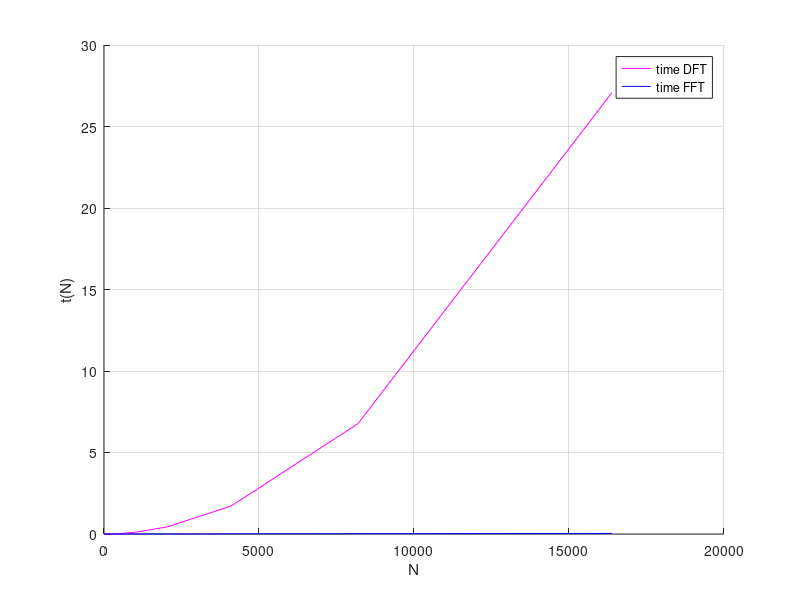
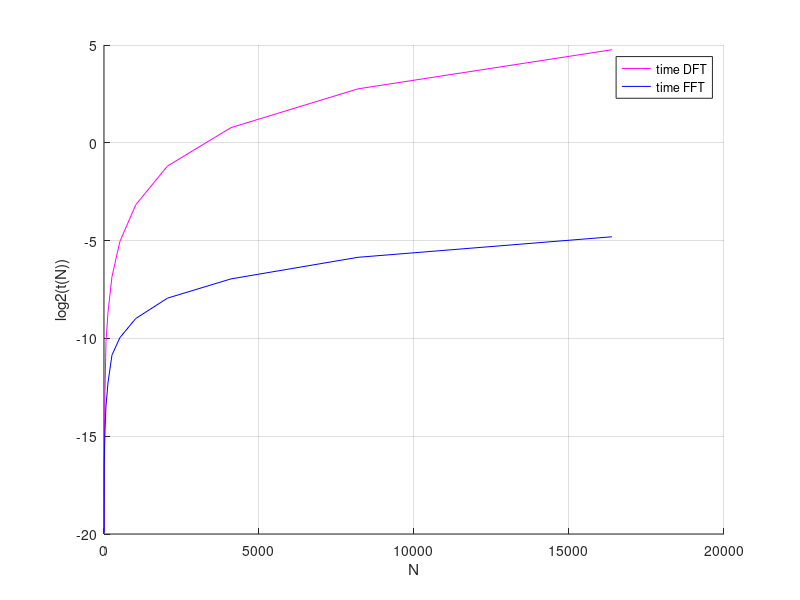
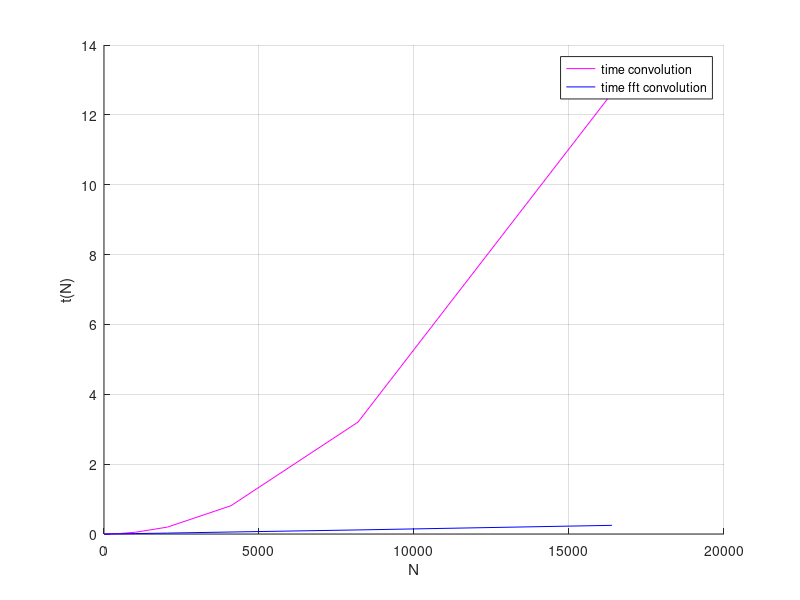
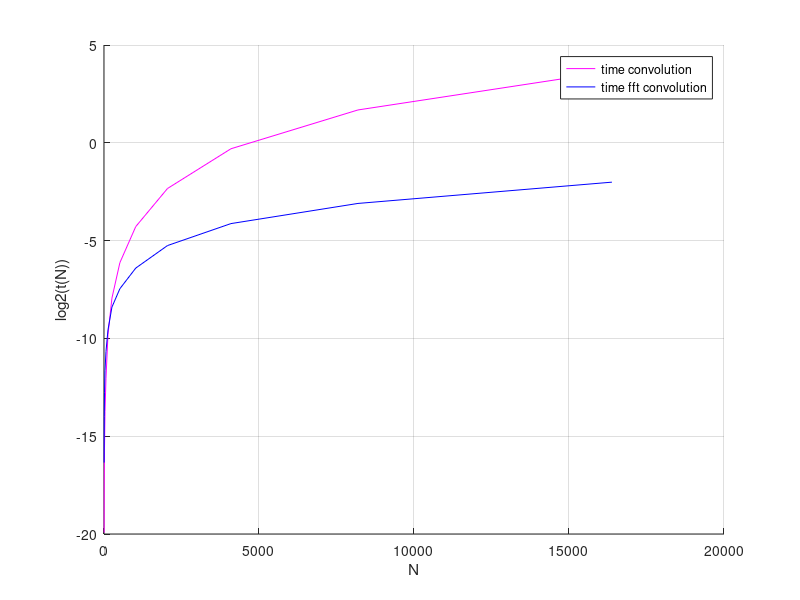

Recreate these plots in MATLAB, in order.
%Анализ эффективности БПФ и ДПФ
DFT = [1e-06, 1.3e-05, 4e-05, 0.00015, 0.000872, 0.002446, 0.008645, 0.030223, 0.111084, 0.439266, 1.71226, 6.76674, 27.0718];
FFT = [1e-06, 1.1e-05, 1.8e-05, 3.7e-05, 8.9e-05, 0.000202, 0.000539, 0.001002, 0.001976, 0.004069, 0.008045, 0.017287, 0.035784];
N   = zeros(1,13);

for i=1:13
    N(i) = 2^(i+1);
end

hold on; grid on;
plot(N, DFT, 'm')
plot(N, FFT, 'b')
xlabel('N'); ylabel('t(N)'); legend('time DFT', 'time FFT')

figure
hold on; grid on;
plot(N, log2(DFT), 'm')
plot(N, log2(FFT), 'b')
xlabel('N'); ylabel('log2(t(N))'); legend('time DFT', 'time FFT')

%Анализ эффективности свертки
convol     = [1e-06, 6e-06, 2e-05, 7.3e-05, 0.000238, 0.001114, 0.004074, 0.014295, 0.051315, 0.197949, 0.81008, 3.20245, 12.618];
fft_convol = [1.2e-05, 6.1e-05, 0.000143, 0.000311, 0.000615, 0.001314, 0.002962, 0.00568, 0.011798, 0.026213, 0.057111, 0.116641, 0.247899];

figure
hold on; grid on;
plot(N, convol, 'm')
plot(N, fft_convol, 'b')
xlabel('N'); ylabel('t(N)'); legend('time convolution', 'time fft convolution')

figure
hold on; grid on;
plot(N, log2(convol), 'm')
plot(N, log2(fft_convol), 'b')
xlabel('N'); ylabel('log2(t(N))'); legend('time convolution', 'time fft convolution')

convol_fix     = [1.8e-05, 3.4e-05, 6.6e-05, 0.000133, 0.000283, 0.000648, 0.001627, 0.003891, 0.011765, 0.036265, 0.132484, 0.496657, 1.94634];
fft_convol_fix = [0.000646, 0.000731, 0.000702, 0.000709, 0.000686, 0.001334, 0.002931, 0.006212, 0.012286, 0.025789, 0.054451, 0.122614, 0.269964];

figure
hold on; grid on;
plot(N, convol_fix, 'm')
plot(N, fft_convol_fix, 'b')
xlabel('N'); ylabel('t(N)'); legend('time convolution', 'time fft convolution')

figure
hold on; grid on;
plot(N, log2(convol_fix), 'm')
plot(N, log2(fft_convol_fix), 'b')
xlabel('N'); ylabel('log2(t(N))'); legend('time convolution', 'time fft convolution')





